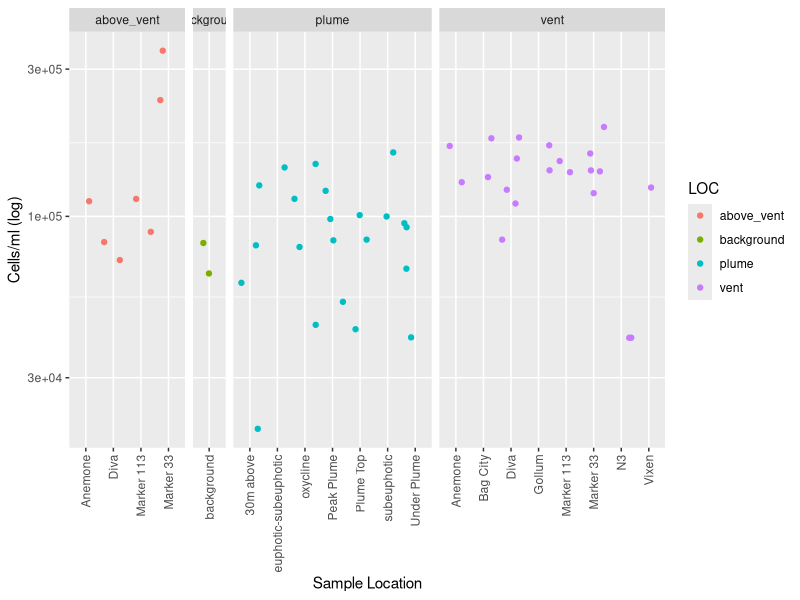
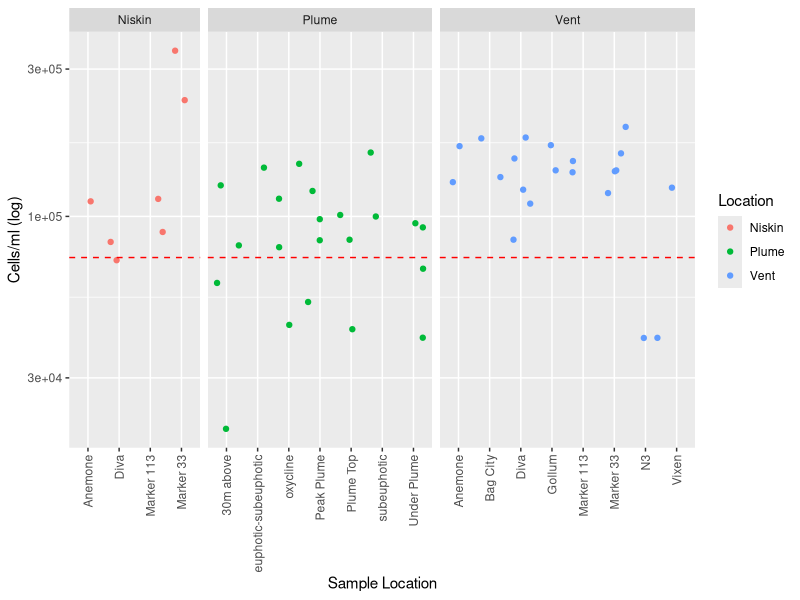
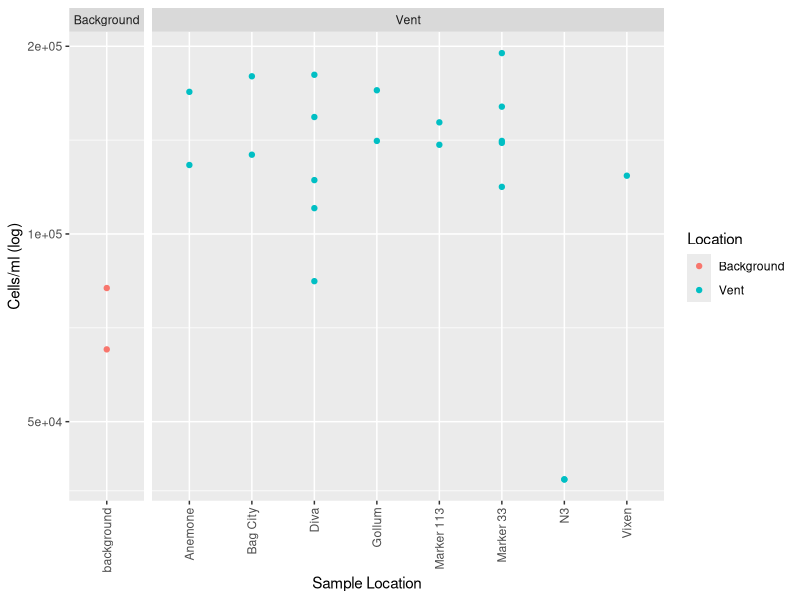

These charts were generated, in order, by the following R code: (Note: this script raises an error after producing the figures.)
## ---- chunk 1
library(tidyverse)
library(readr)
Axialcellcounts <- read_csv("input-data/Axialcellcounts.csv")
View(Axialcellcounts)

is.na(Axialcellcounts) <- Axialcellcounts == "n/a" #Changes character "n/a" to a true NA

counts <- Axialcellcounts %>%
  filter(!is.na(CELL_ML))
## ---- chunk 2
?geom_jitter

library(ggplot2)

str(counts) #check structure of data. CELL_ML is col_character() so must convert to numeric
counts$CELL_ML <- as.numeric(counts$CELL_ML)
## ---- chunk 3
ggplot(counts, aes(x = VENT, y = CELL_ML, color = LOC)) +
  geom_jitter() + 
  scale_y_log10() +
  theme(axis.text.x = element_text(angle = 90, hjust = 1, vjust = 0.5)) +
  facet_grid(cols=vars(LOC), space = "free", scales = "free") +
  labs(x = "Sample Location", y = "Cells/ml (log)")

## ---- chunk 4
#Remove uneccesary columns & rename column LOC to LOCATION
refinedcounts <- counts %>% select(-"lOCATION") %>%
  filter( LOC != "background")

names(refinedcounts)[names(refinedcounts) == "LOC"] <- "Location"

# Calculate the average of y
(81900 + 65300) / 2
average_background <- 73600

# Add a horizontal line for the average of y
#plot + geom_hline(yintercept = average_background, color = "red", linetype = "dashed")

#Rename above_vent to niskin
refinedcounts$Location[refinedcounts$Location == "above_vent"] <- "Niskin"
refinedcounts$Location[refinedcounts$Location == "plume"] <- "Plume"
refinedcounts$Location[refinedcounts$Location == "vent"] <- "Vent"

ggplot(refinedcounts, aes(x = VENT, y = CELL_ML, color = Location)) +
  geom_jitter() + 
  scale_y_log10() +
  theme(axis.text.x = element_text(angle = 90, hjust = 1, vjust = 0.5)) +
  facet_grid(cols=vars(Location), space = "free", scales = "free") +
  labs(x = "Sample Location", y = "Cells/ml (log)") + 
  geom_hline(yintercept = average_background, color = "red", linetype = "dashed")

## ---- chunk 5
ventcounts <- counts %>% select(-"lOCATION") %>%
  filter( LOC != "plume") %>% filter(LOC != "above_vent")

names(ventcounts)[names(ventcounts) == "LOC"] <- "Location"
ventcounts$Location[ventcounts$Location == "background"] <- "Background"
ventcounts$Location[ventcounts$Location == "vent"] <- "Vent"

ggplot(ventcounts, aes(x = VENT, y = CELL_ML, color = Location)) +
  geom_point() + 
  scale_y_log10() +
  theme(axis.text.x = element_text(angle = 90, hjust = 1, vjust = 0.5)) +
  facet_grid(cols=vars(Location), space = "free", scales = "free") +
  labs(x = "Sample Location", y = "Cells/ml (log)")

## ---- chunk 6

## ---- chunk 7
str(Axial_cellcounts)
#Filter by plume samples we want and background
#Plot depth by cell count
#subset samples that have plume and in vent have background
#grepl looks for plume anywhere
counts %>% 
  filter(grepl("Plume", `SAMPLE_ID(s)`) | VENT == "background") %>% 
  mutate(WATER_COLUMN_CATEGORY = case_when(
    DEPTH > 1000 ~ "DEEP",
    DEPTH < 450 ~ "SHALLOW"
  )) %>%
  ggplot(aes(x = CELL_ML, y = DEPTH, fill = `SAMPLE_ID(s)`)) +
  geom_point(shape=21, color = "black") +
    scale_x_log10() +
    scale_y_reverse() +
    facet_grid(rows = vars(WATER_COLUMN_CATEGORY), cols = vars(`SAMPLE_ID(s)`), scales = "free")
  
  
